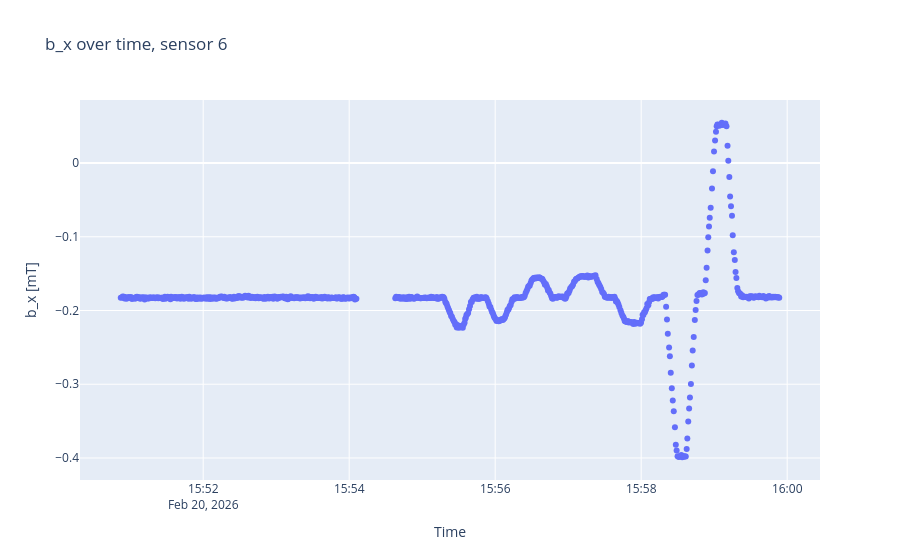
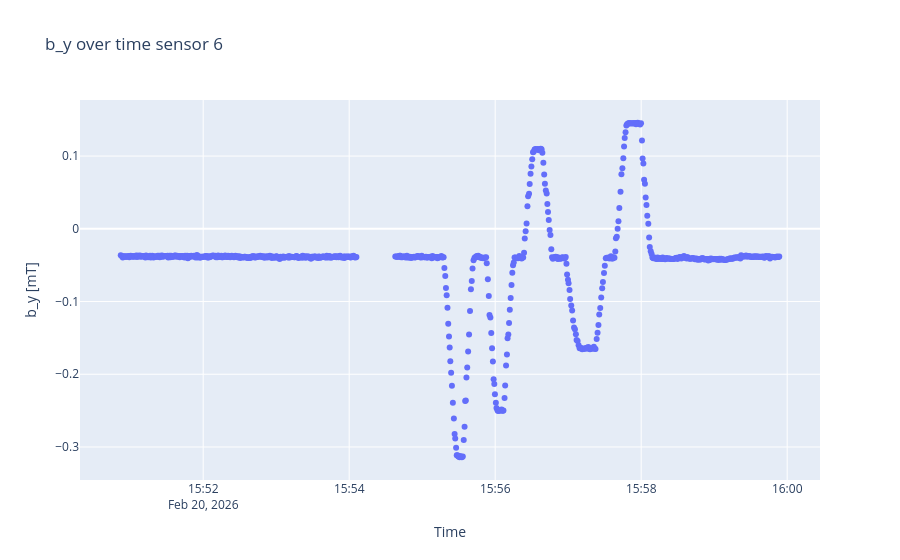
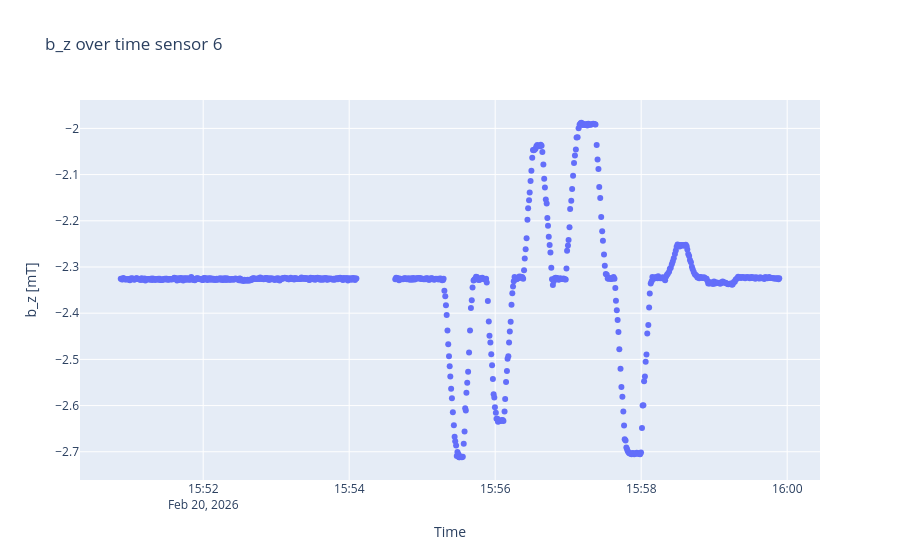

The notebook cell saved with these charts, in order:
### Code cell
sensorplots(B2, timestamps2, 6)

### Figure 1 — Plotly figure (JSON) as saved in the notebook; plotly's stock layout.template omitted (floating-point values rounded to 4 significant figures; data arrays with more than 128 entries replaced by an {"elided": "..."} marker saying what was removed)
{"data": [{"mode": "markers", "type": "scatter", "x": {"elided": "789 str values"}, "y": {"elided": "789 float values"}}], "layout": {"title": {"text": "b_x over time, sensor 6"}, "xaxis": {"title": {"text": "Time"}}, "yaxis": {"scaleanchor": "y", "title": {"text": "b_x [mT]"}}}}

### Figure 2 — Plotly figure (JSON) as saved in the notebook; plotly's stock layout.template omitted (floating-point values rounded to 4 significant figures; data arrays with more than 128 entries replaced by an {"elided": "..."} marker saying what was removed)
{"data": [{"mode": "markers", "type": "scatter", "x": {"elided": "789 str values"}, "y": {"elided": "789 float values"}}], "layout": {"title": {"text": "b_y over time sensor 6"}, "xaxis": {"title": {"text": "Time"}}, "yaxis": {"scaleanchor": "y", "title": {"text": "b_y [mT]"}}}}

### Figure 3 — Plotly figure (JSON) as saved in the notebook; plotly's stock layout.template omitted (floating-point values rounded to 4 significant figures; data arrays with more than 128 entries replaced by an {"elided": "..."} marker saying what was removed)
{"data": [{"mode": "markers", "type": "scatter", "x": {"elided": "789 str values"}, "y": {"elided": "789 float values"}}], "layout": {"title": {"text": "b_z over time sensor 6"}, "xaxis": {"title": {"text": "Time"}}, "yaxis": {"scaleanchor": "y", "title": {"text": "b_z [mT]"}}}}
